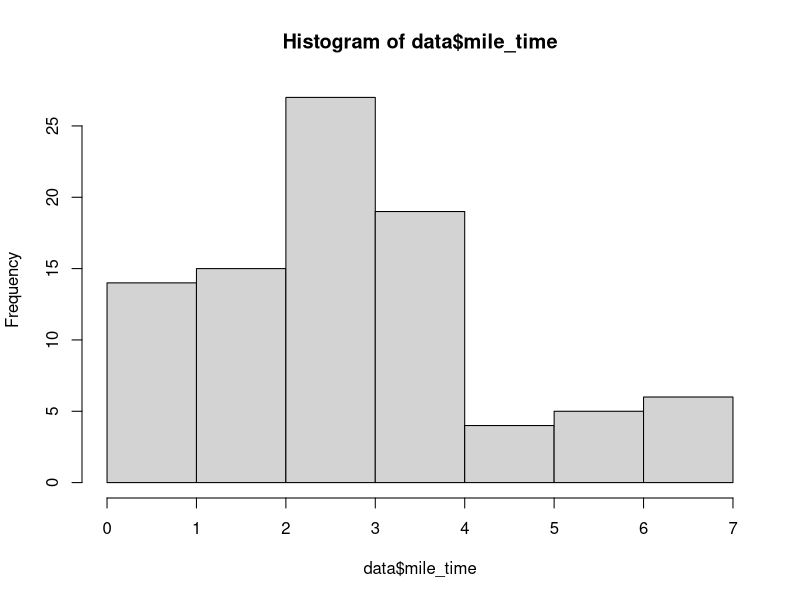
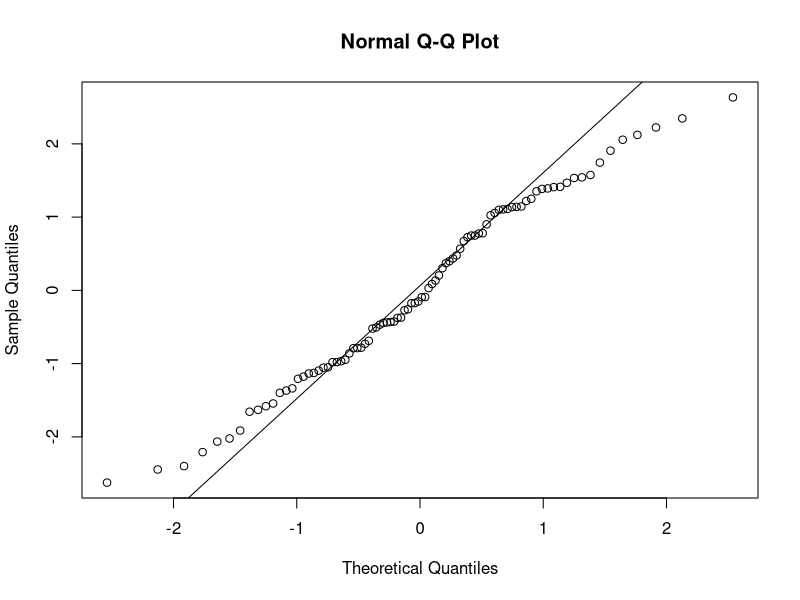
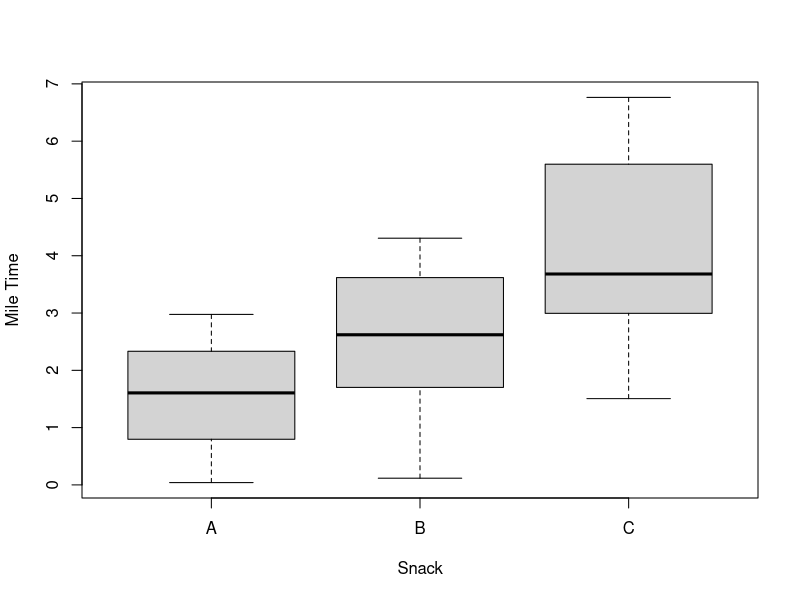
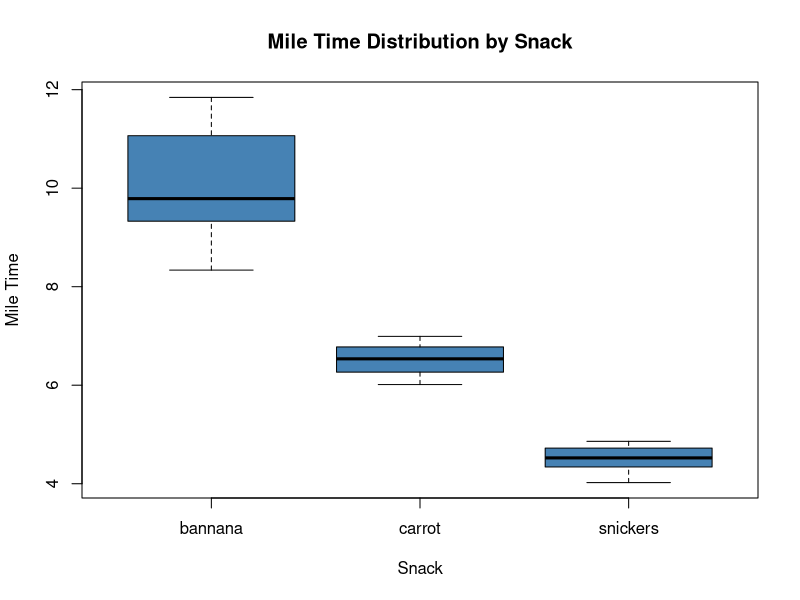
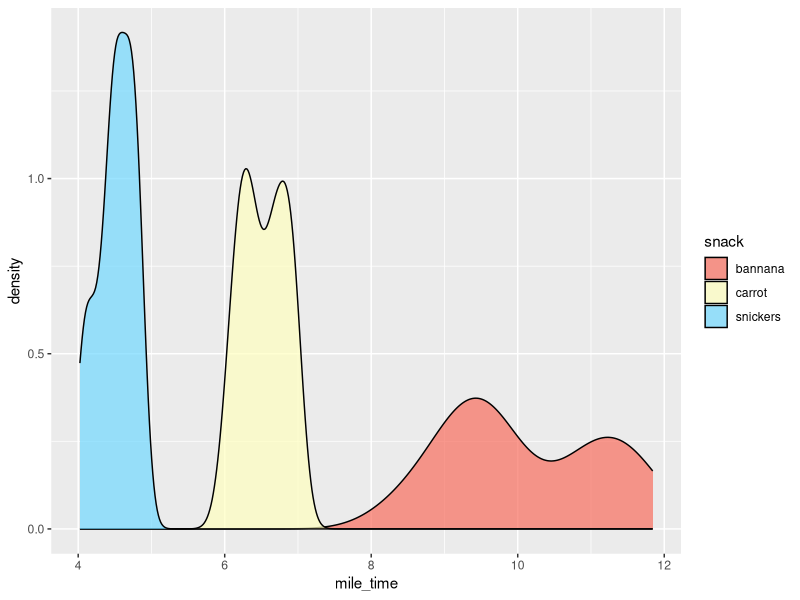
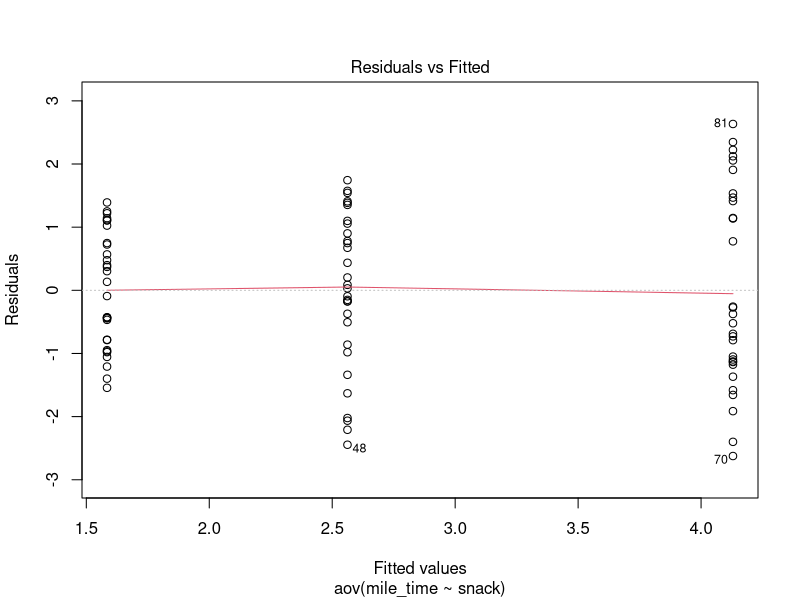
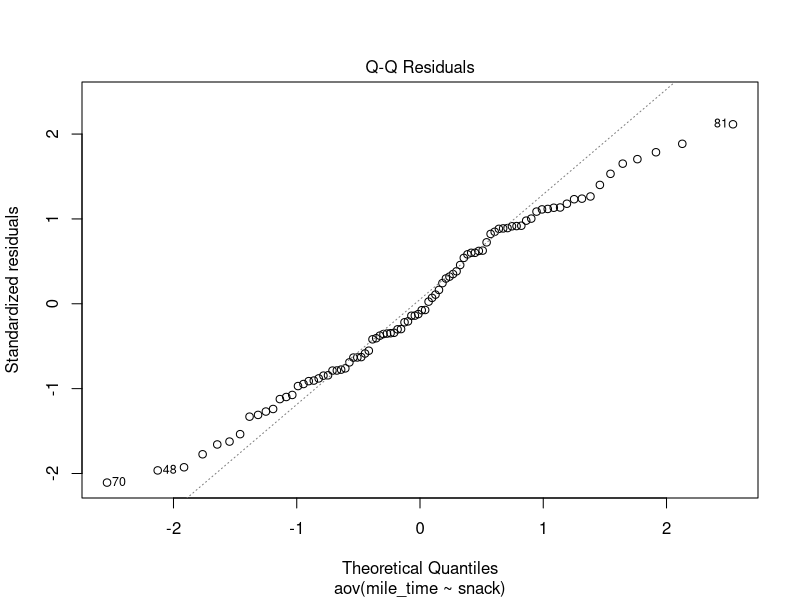
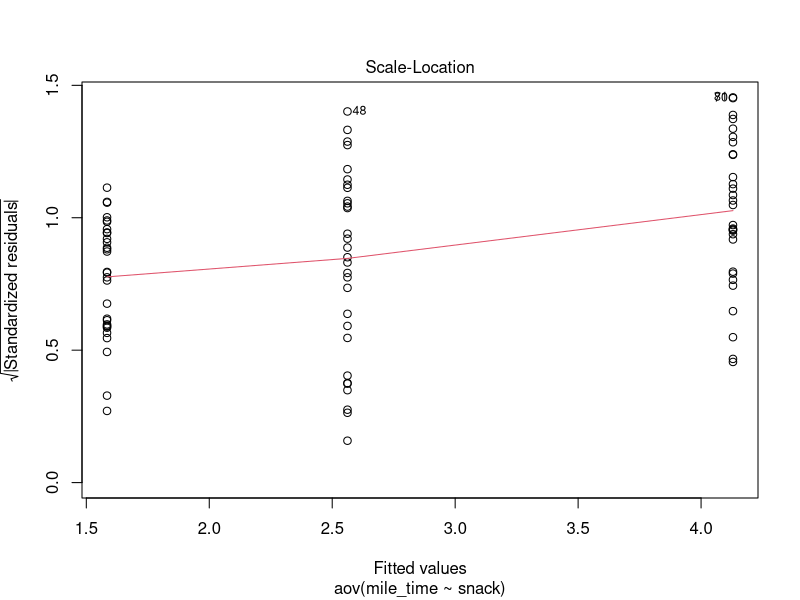

Here is the R script that generated these plots, in order:
## ---- chunk 1
#make this example reproducible
set.seed(0)

#create data frame
data <- data.frame(snack = rep(c("A", "B", "C"), each = 30),
                   mile_time = c(runif(30, 0, 3),
                                   runif(30, 0, 5),
                                   runif(30, 1, 7)))

#fit the one-way ANOVA model
model <- aov(mile_time ~ snack, data = data)

#create histogram
hist(data$mile_time)
## ---- chunk 2
#create Q-Q plot to compare this dataset to a theoretical normal distribution 
qqnorm(model$residuals)

#add straight diagonal line to plot
qqline(model$residuals)
## ---- chunk 3
#Conduct Shapiro-Wilk Test for normality 
shapiro.test(data$mile_time)
## ---- chunk 4
#Create box plots that show distribution of weight loss for each group
boxplot(mile_time ~ snack, xlab='Snack', ylab='Mile Time', data=data)
## ---- chunk 5
#Create box plots that show distribution of weight loss for each group
bartlett.test(mile_time ~ snack, data=data)
## ---- chunk 6
#make this example reproducible
set.seed(0)

#create data frame
data <- data.frame(snack = rep(c("carrot", "snickers", "bannana"), each = 30),
                   mile_time = c(runif(30, 6, 7),
                                   runif(30, 4, 5),
                                   runif(30, 8, 12)))
head(data)
## ---- chunk 7
#load dplyr package
library(dplyr)

#find mean and standard deviation of weight loss for each treatment group
data %>%
  group_by(snack) %>%
  summarise(mean = mean(mile_time),
            sd = sd(mile_time))
## ---- chunk 8
#create boxplots
boxplot(mile_time ~ snack,
data = data,
main = "Mile Time Distribution by Snack",
xlab = "Snack",
ylab = "Mile Time",
col = "steelblue",
border = "black")
## ---- chunk 9
# install.packages("ggplot2")
library(ggplot2)

# Basic density plot in ggplot2
cols <- c("#F76D5E", "#FFFFBF", "#72D8FF")

ggplot(data, aes(x = mile_time, fill = snack)) +
  geom_density(alpha = 0.7) + 
  scale_fill_manual(values = cols)

## ---- chunk 10
plot(model)
## ---- chunk 11
#load car package
library(car)

#conduct Levene's Test for equality of variances
leveneTest(mile_time ~ snack, data = data)
## ---- chunk 12
#fit the one-way ANOVA model
model <- aov(mile_time ~ snack, data = data)

#view the model output
summary(model)
## ---- chunk 13
#perform Tukey's Test for multiple comparisons
TukeyHSD(model, conf.level=.95) 
